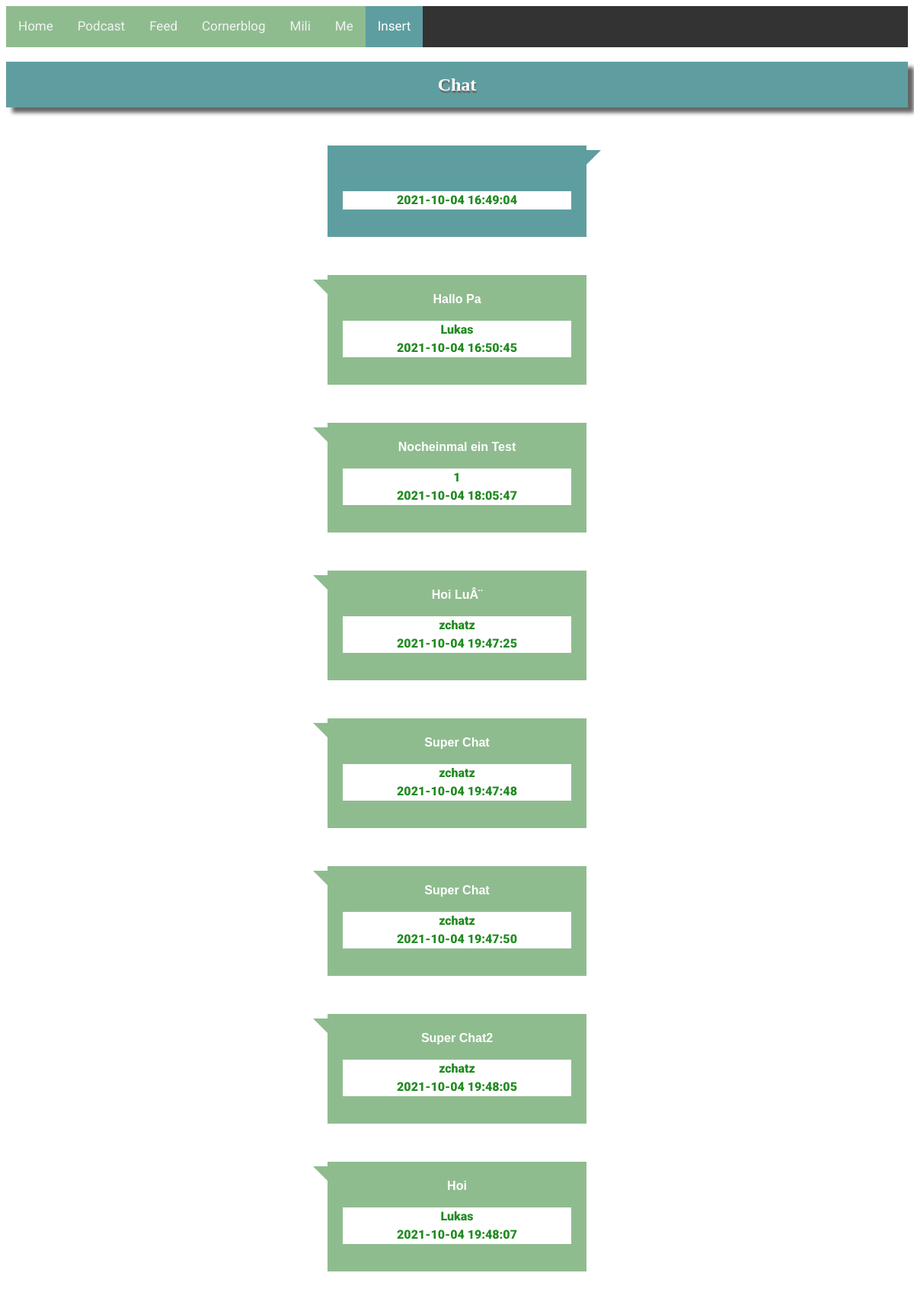
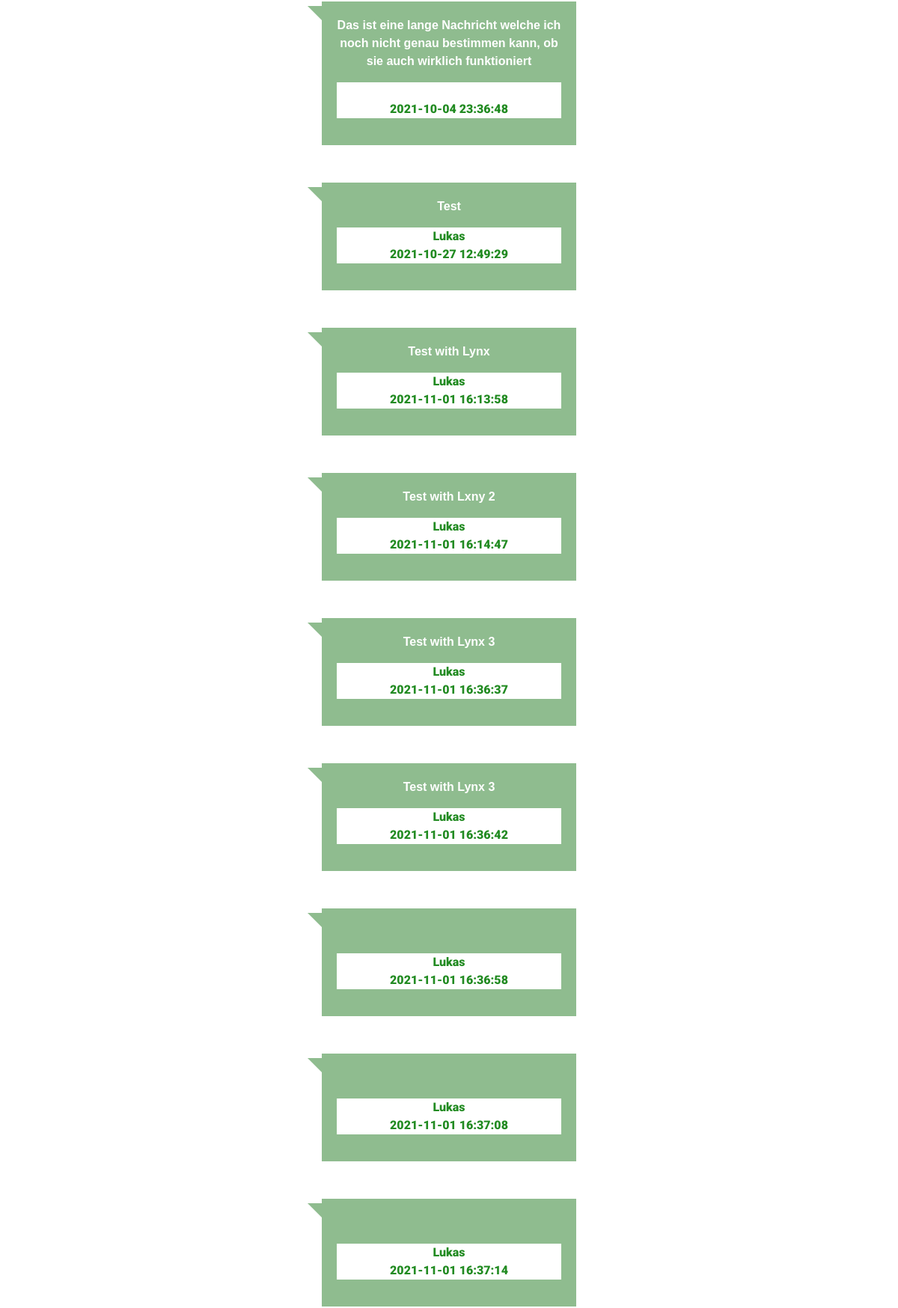
The app's page /src/public_html/chat/index.php (signed in, upper part) with its own data (2 pictures, top to bottom).
### tables this page shows
CREATE TABLE `chat` (
  `message_id` int(11) NOT NULL AUTO_INCREMENT,
  `message` varchar(300) NOT NULL,
  `user` varchar(30) NOT NULL,
  `timestamp` datetime NOT NULL DEFAULT current_timestamp(),
  PRIMARY KEY (`message_id`)
);

### src/public_html/chat/index.php (the view, shortened to what this page needs)
<!DOCTYPE HTML>
<html>
<head>
    <link rel="stylesheet" href="style_chat.css">
</head>
<body>
    <div class="topnav">
      <a href="/">Home</a>
      <a href="/podcast/">Podcast</a>
      <a href="/podcast/feed.xml">Feed</a>
      <a href="/cornerblog/">Cornerblog</a>
      <a href="/html/mili.html">Mili</a>
      <a href="/me/index.html">Me</a>
      <a class="active" href="/db/ins_db.php">Insert</a>
  </div>
<?php
 echo "<h2>Chat</h2>";
$user = htmlspecialchars($_COOKIE['login']);
$link = mysqli_connect("localhost", "lukaspe1_lukas", "hiphonei32", "lukaspe1_my_db");
$sql = "SELECT message_id, message, user, timestamp FROM chat ORDER BY message_id ASC";
$result = mysqli_query($link, $sql);
if (mysqli_num_rows($result) > 0) {
  while($row = mysqli_fetch_assoc($result)) {
    if ($row["user"]==$user) {
      $my_message=$row["message"];
	      echo " <div class='box_self sb1'>". $my_message. "<br><p style='color:ForestGreen;'>".$row["timestamp"]. "</p></div>";
    }
    else{
	     $other_message=$row["message"];
      echo " <div class='box_other sb2'>". $other_message."<br><p style='color:ForestGreen;'> ". $row["user"]."<br>" .$row["timestamp"]."</p></div>";
    }
  }
} else {
  echo "0 results";
}
?>
</body>
</html>

### src/public_html/chat/style_chat.css (style rules this page uses)
* { font-family: "Roboto", "Verdana", "Calibri", sans-serif; line-height: 1.5; background-color:white; }
.topnav { background-color: #333; overflow: hidden; }
.topnav a { float: left; color: #f2f2f2; text-align: center; padding: 14px 16px; text-decoration: none; font-size: 17px; background-color:darkseagreen; }
.topnav a.active { background-color: cadetblue; color: white; }
h1, h2 { background: cadetblue; color: rgb(255, 255, 255); text-align: center; padding: 1%; box-shadow: 8px 7px 5px #666666; text-shadow: 1px 3px 1px #666666; margin-bottom: 35px; font-family: Verdana; }
.box_self { width: 300px; margin: 50px auto; background: cadetblue; padding: 20px; text-align: center; font-weight: 900; color: #fff; font-family: arial; position: relative; }
.box_other { width: 300px; margin: 50px auto; background: darkseagreen; padding: 20px; text-align: center; font-weight: 900; color: #fff; font-family: arial; position: relative; }
.sb1:before { content: ""; width: 0px; height: 0px; position: absolute; border-left: 10px solid cadetblue; border-right: 10px solid transparent; border-top: 10px solid cadetblue; border-bottom: 10px solid transparent; right: -19px; top: 6px; }
.sb2:before { content: ""; width: 0px; height: 0px; position: absolute; border-left: 10px solid transparent; border-right: 10px solid darkseagreen; border-top: 10px solid darkseagreen; border-bottom: 10px solid transparent; left: -19px; top: 6px; }

### records on screen
chat: timestamp "2021-10-04 16:49:04"
chat: message "Hallo Pa", user "Lukas", timestamp "2021-10-04 16:50:45"
chat: message "Nocheinmal ein Test", user "1", timestamp "2021-10-04 18:05:47"
chat: message "Hoi LuÂ¨", user "zchatz", timestamp "2021-10-04 19:47:25"
chat: message "Super Chat", user "zchatz", timestamp "2021-10-04 19:47:48"
chat: message "Super Chat", user "zchatz", timestamp "2021-10-04 19:47:50"
chat: message "Super Chat2", user "zchatz", timestamp "2021-10-04 19:48:05"
chat: message "Hoi", user "Lukas", timestamp "2021-10-04 19:48:07"
chat: message "Das ist eine lange Nachricht welche ich noch nicht genau bestimmen kann, ob sie auch wirklich funktioniert", timestamp "2021-10-04 23:36:48"
chat: message "Test", user "Lukas", timestamp "2021-10-27 12:49:29"
chat: message "Test with Lynx", user "Lukas", timestamp "2021-11-01 16:13:58"
chat: message "Test with Lxny 2", user "Lukas", timestamp "2021-11-01 16:14:47"
chat: message "Test with Lynx 3", user "Lukas", timestamp "2021-11-01 16:36:37"
chat: message "Test with Lynx 3", user "Lukas", timestamp "2021-11-01 16:36:42"
chat: user "Lukas", timestamp "2021-11-01 16:36:58"
chat: user "Lukas", timestamp "2021-11-01 16:37:08"
chat: user "Lukas", timestamp "2021-11-01 16:37:14"
